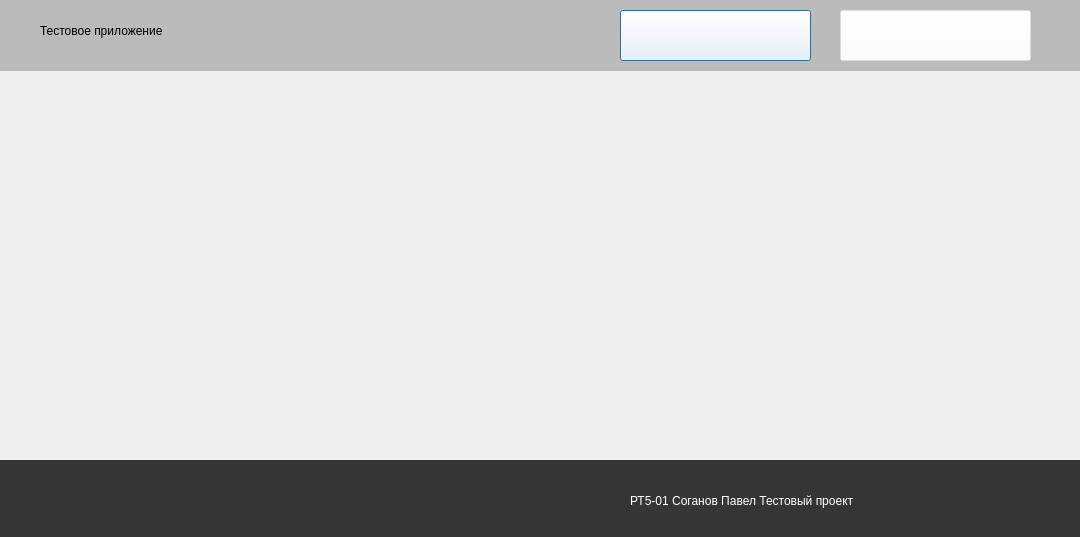
<?xml version="1.0" encoding="UTF-8"?>
<ui version="4.0">
 <class>The_main_window</class>
 <widget class="QDialog" name="The_main_window">
  <property name="geometry">
   <rect>
    <x>0</x>
    <y>0</y>
    <width>1080</width>
    <height>537</height>
   </rect>
  </property>
  <property name="windowTitle">
   <string>Dialog</string>
  </property>
  <widget class="QLabel" name="label">
   <property name="geometry">
    <rect>
     <x>-10</x>
     <y>0</y>
     <width>1091</width>
     <height>71</height>
    </rect>
   </property>
   <property name="styleSheet">
    <string notr="true">background-color: rgb(187, 187, 187);</string>
   </property>
   <property name="text">
    <string/>
   </property>
  </widget>
  <widget class="QLabel" name="label_2">
   <property name="geometry">
    <rect>
     <x>40</x>
     <y>10</y>
     <width>271</width>
     <height>41</height>
    </rect>
   </property>
   <property name="styleSheet">
    <string notr="true">color: rgb(0, 0, 0);
font: 0 14pt &quot;Segoe UI Black&quot;;</string>
   </property>
   <property name="text">
    <string>Тестовое приложение</string>
   </property>
  </widget>
  <widget class="QLabel" name="label_3">
   <property name="geometry">
    <rect>
     <x>690</x>
     <y>20</y>
     <width>131</width>
     <height>31</height>
    </rect>
   </property>
   <property name="styleSheet">
    <string notr="true">font: 0 12pt &quot;Segoe UI Black&quot;;
color: rgb(0, 0, 0);</string>
   </property>
   <property name="text">
    <string>Настройки</string>
   </property>
  </widget>
  <widget class="QLabel" name="Zn_Pr">
   <property name="geometry">
    <rect>
     <x>650</x>
     <y>20</y>
     <width>31</width>
     <height>31</height>
    </rect>
   </property>
   <property name="text">
    <string/>
   </property>
  </widget>
  <widget class="QPushButton" name="pushButton">
   <property name="geometry">
    <rect>
     <x>620</x>
     <y>10</y>
     <width>191</width>
     <height>51</height>
    </rect>
   </property>
   <property name="styleSheet">
    <string notr="true">background-color: rgba(255, 255, 255, 0);</string>
   </property>
   <property name="text">
    <string/>
   </property>
  </widget>
  <widget class="QLabel" name="label_4">
   <property name="geometry">
    <rect>
     <x>890</x>
     <y>20</y>
     <width>151</width>
     <height>31</height>
    </rect>
   </property>
   <property name="styleSheet">
    <string notr="true">font: 0  12pt &quot;Segoe UI Black&quot;;
color: rgb(0, 0, 0);</string>
   </property>
   <property name="text">
    <string>Информация</string>
   </property>
  </widget>
  <widget class="QLabel" name="Zn_Pr_2">
   <property name="geometry">
    <rect>
     <x>860</x>
     <y>20</y>
     <width>31</width>
     <height>31</height>
    </rect>
   </property>
   <property name="text">
    <string/>
   </property>
  </widget>
  <widget class="QPushButton" name="pushButton_2">
   <property name="geometry">
    <rect>
     <x>840</x>
     <y>10</y>
     <width>191</width>
     <height>51</height>
    </rect>
   </property>
   <property name="styleSheet">
    <string notr="true">background-color: rgba(255, 255, 255, 0);</string>
   </property>
   <property name="text">
    <string/>
   </property>
  </widget>
  <widget class="QLabel" name="label_5">
   <property name="geometry">
    <rect>
     <x>-6</x>
     <y>65</y>
     <width>1091</width>
     <height>481</height>
    </rect>
   </property>
   <property name="text">
    <string/>
   </property>
  </widget>
  <widget class="QLabel" name="mage">
   <property name="geometry">
    <rect>
     <x>140</x>
     <y>140</y>
     <width>201</width>
     <height>191</height>
    </rect>
   </property>
   <property name="text">
    <string/>
   </property>
  </widget>
  <widget class="QLabel" name="mage_2">
   <property name="geometry">
    <rect>
     <x>820</x>
     <y>140</y>
     <width>201</width>
     <height>191</height>
    </rect>
   </property>
   <property name="text">
    <string/>
   </property>
  </widget>
  <widget class="QLabel" name="label_6">
   <property name="geometry">
    <rect>
     <x>-6</x>
     <y>65</y>
     <width>1091</width>
     <height>481</height>
    </rect>
   </property>
   <property name="text">
    <string/>
   </property>
  </widget>
  <widget class="QLabel" name="label_7">
   <property name="geometry">
    <rect>
     <x>110</x>
     <y>340</y>
     <width>211</width>
     <height>41</height>
    </rect>
   </property>
   <property name="styleSheet">
    <string notr="true">font: 0 italic 12pt &quot;Segoe UI Black&quot;;
color: rgb(0, 0, 0);</string>
   </property>
   <property name="text">
    <string/>
   </property>
  </widget>
  <widget class="QLabel" name="label_8">
   <property name="geometry">
    <rect>
     <x>820</x>
     <y>340</y>
     <width>211</width>
     <height>41</height>
    </rect>
   </property>
   <property name="styleSheet">
    <string notr="true">font: 0 italic 12pt &quot;Segoe UI Black&quot;;
color: rgb(0, 0, 0);</string>
   </property>
   <property name="text">
    <string/>
   </property>
  </widget>
  <widget class="QLabel" name="label_9">
   <property name="geometry">
    <rect>
     <x>-10</x>
     <y>460</y>
     <width>1101</width>
     <height>81</height>
    </rect>
   </property>
   <property name="styleSheet">
    <string notr="true">background-color: rgb(53, 53, 53);</string>
   </property>
   <property name="text">
    <string/>
   </property>
  </widget>
  <widget class="QLabel" name="label_10">
   <property name="geometry">
    <rect>
     <x>630</x>
     <y>480</y>
     <width>431</width>
     <height>41</height>
    </rect>
   </property>
   <property name="styleSheet">
    <string notr="true">font: 0  12pt &quot;Segoe UI Black&quot;;
color: rgb(255, 255, 255);</string>
   </property>
   <property name="text">
    <string>РТ5-01 Соганов Павел Тестовый проект</string>
   </property>
  </widget>
  <widget class="QLabel" name="Infor_txt">
   <property name="geometry">
    <rect>
     <x>0</x>
     <y>70</y>
     <width>1081</width>
     <height>391</height>
    </rect>
   </property>
   <property name="styleSheet">
    <string notr="true">font: 0  10pt &quot;Segoe UI Black&quot;;
color: rgb(0, 0, 0);</string>
   </property>
   <property name="text">
    <string/>
   </property>
   <property name="alignment">
    <set>Qt::AlignCenter</set>
   </property>
  </widget>
  <widget class="QLabel" name="t_min">
   <property name="geometry">
    <rect>
     <x>110</x>
     <y>160</y>
     <width>131</width>
     <height>131</height>
    </rect>
   </property>
   <property name="text">
    <string/>
   </property>
  </widget>
  <widget class="QLabel" name="txt_t">
   <property name="geometry">
    <rect>
     <x>110</x>
     <y>300</y>
     <width>131</width>
     <height>31</height>
    </rect>
   </property>
   <property name="text">
    <string/>
   </property>
  </widget>
  <widget class="QLabel" name="txt_vl">
   <property name="geometry">
    <rect>
     <x>290</x>
     <y>300</y>
     <width>131</width>
     <height>31</height>
    </rect>
   </property>
   <property name="text">
    <string/>
   </property>
  </widget>
  <widget class="QLabel" name="Vl_min">
   <property name="geometry">
    <rect>
     <x>290</x>
     <y>160</y>
     <width>131</width>
     <height>131</height>
    </rect>
   </property>
   <property name="text">
    <string/>
   </property>
  </widget>
  <widget class="QLabel" name="txt_on">
   <property name="geometry">
    <rect>
     <x>650</x>
     <y>300</y>
     <width>131</width>
     <height>31</height>
    </rect>
   </property>
   <property name="text">
    <string/>
   </property>
  </widget>
  <widget class="QLabel" name="txt_vl1">
   <property name="geometry">
    <rect>
     <x>470</x>
     <y>300</y>
     <width>131</width>
     <height>31</height>
    </rect>
   </property>
   <property name="text">
    <string/>
   </property>
  </widget>
  <widget class="QLabel" name="On">
   <property name="geometry">
    <rect>
     <x>650</x>
     <y>160</y>
     <width>131</width>
     <height>131</height>
    </rect>
   </property>
   <property name="text">
    <string/>
   </property>
  </widget>
  <widget class="QLabel" name="Vl_max">
   <property name="geometry">
    <rect>
     <x>470</x>
     <y>160</y>
     <width>131</width>
     <height>131</height>
    </rect>
   </property>
   <property name="text">
    <string/>
   </property>
  </widget>
  <widget class="QLabel" name="txt_Wifi">
   <property name="geometry">
    <rect>
     <x>830</x>
     <y>300</y>
     <width>131</width>
     <height>31</height>
    </rect>
   </property>
   <property name="text">
    <string/>
   </property>
  </widget>
  <widget class="QLabel" name="Wifi">
   <property name="geometry">
    <rect>
     <x>830</x>
     <y>160</y>
     <width>131</width>
     <height>131</height>
    </rect>
   </property>
   <property name="text">
    <string/>
   </property>
  </widget>
  <zorder>label_5</zorder>
  <zorder>label_6</zorder>
  <zorder>label</zorder>
  <zorder>label_2</zorder>
  <zorder>label_3</zorder>
  <zorder>Zn_Pr</zorder>
  <zorder>label_4</zorder>
  <zorder>Zn_Pr_2</zorder>
  <zorder>mage</zorder>
  <zorder>mage_2</zorder>
  <zorder>label_7</zorder>
  <zorder>label_8</zorder>
  <zorder>label_9</zorder>
  <zorder>label_10</zorder>
  <zorder>pushButton</zorder>
  <zorder>pushButton_2</zorder>
  <zorder>Infor_txt</zorder>
  <zorder>t_min</zorder>
  <zorder>txt_t</zorder>
  <zorder>txt_vl</zorder>
  <zorder>Vl_min</zorder>
  <zorder>txt_on</zorder>
  <zorder>txt_vl1</zorder>
  <zorder>On</zorder>
  <zorder>Vl_max</zorder>
  <zorder>txt_Wifi</zorder>
  <zorder>Wifi</zorder>
 </widget>
 <resources/>
 <connections/>
</ui>
